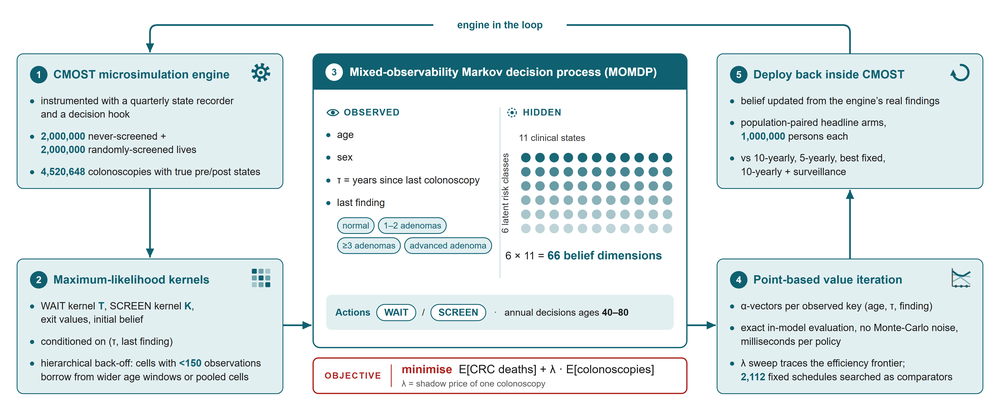
#> input picture paper/ksaim_poster/assets/figures/momdp_pipeline.png, 1000 x 417 px, shrunk from 4800 x 2000 before the run; its folder holds 6 pictures in this run
$ python build_bundle.py
#> lines starting #> are read from the running program, lines starting #| are printed output that depends on the picture
#!/usr/bin/env python3
"""Build the paper2assets-compatible bundle for the KoSAIM 2026 poster.

The upstream `paper2assets` skill is not installed on this machine, so this
script produces the same contract by hand, honestly annotated from the
manuscript (paper/manuscript.md) and its figure table:

  assets/meta/figures.json    figure records with the figure_semantics.v2 contract
  assets/meta/sections.json   section index (normalized JSON)
  assets/meta/narration.json  Listen-button scripts parsed from paper_spec.md
  assets/meta/metadata.json   venue / links / QR manifest
  manifest.json               commit markers (sha256) that select_figures.py +
                              check_poster.py preflight verify

Run from anywhere:  python assets/meta/build_bundle.py
Re-run whenever figures.json content or paper_spec.md audio scripts change.
"""
from __future__ import annotations

import hashlib
import json
import re
from pathlib import Path

from PIL import Image

OUT = Path(__file__).resolve().parent.parent.parent          # .../paper/ksaim_poster
META = OUT / "assets" / "meta"
FIG_DIR = OUT / "assets" / "figures"
SPEC = META / "paper_spec.md"

CODE_URL = "https://github.com/daybreaker95/pbvi_final"

SCHEMA = "figure_semantics.v2"


def rec(file: str, fid: str, label: str, page: int, caption: str,
        roles: list[tuple[str, float, list[str]]],
        relevance: list[tuple[str, float, list[str]]],
        source: str) -> dict:
    """One figures.json record satisfying utils/figure_semantics.semantics_available."""
#> called with file = 'assets/figures/momdp_pipeline.png', fid = 'fig-method-pipeline', label = 'Method schematic', page = 0, source = 'poster_schematic_from_methods'
    path = FIG_DIR / Path(file).name
    width = height = None
    if path.is_file():
        with Image.open(path) as im:
#> im is the input picture: PIL image 1000x417 RGB; mean R, G, B 224.4, 233.7, 235.5
            width, height = im.size
#> width = 1000; height = 417
    role_map = {r: c for r, c, _ in roles}
    primary = min(role_map, key=lambda r: (-role_map[r], r))
    exclusions = []
    for r, c, ev in roles:
        if r in ("method", "result", "ablation") and c >= 0.55:
            exclusions.append({"section_id": "motivation", "role": r,
                               "confidence": c, "evidence": ev})
    return {
        "file": file,
        "path": file,
        "page": page,
        "figure_id": fid,
        "original_label": label,
        "caption_label": label,
        "caption": caption,
        "width": width,
        "height": height,
        "column": "full",
        "caption_provenance": {
            "selected_source": source,
            "quality": {"status": "trusted", "reasons": []},
        },
        "semantic_schema_version": SCHEMA,
        "semantic_eligible": True,
        "semantic_status": "classified",
        "semantic_role": primary,
        "semantic_confidence": role_map[primary],
        "semantic_roles": [{"role": r, "confidence": c, "evidence": ev} for r, c, ev in roles],
        "section_relevance": [{"section_id": s, "confidence": c, "evidence": ev} for s, c, ev in relevance],
        "section_exclusions": exclusions,
    }


FIGURES = [
    rec("assets/figures/momdp_pipeline.png", "fig-method-pipeline", "Method schematic", 0,
        "Pipeline: the instrumented CMOST engine supplies maximum-likelihood kernels for a "
        "mixed-observability MDP, solved by point-based value iteration and deployed back "
        "inside the engine on population-paired arms.",
        roles=[("method", 0.95, ["poster schematic of Sections 2.1-2.6: engine -> kernels -> MOMDP -> PBVI -> deployment"])],
        relevance=[("method", 0.95, ["Methods 2.1-2.6"])],
        source="poster_schematic_from_methods"),
    rec("assets/figures/dp_frontier_c6b.png", "fig-1", "Figure 1", 1,
        "Efficiency frontiers in the engine: CRC deaths (left) and CRC diagnoses (right) per "
        "100,000 versus colonoscopies per person for the adaptive policy family, the guideline "
        "schedules, the best fixed schedules and the surveillance-augmented programmes.",
        roles=[("result", 0.95, ["Figure 1 caption: efficiency frontiers in the engine; Table 4 headline arms"])],
        relevance=[("key-result", 0.95, ["Section 3.3"])],
        source="manuscript_figure_table"),
    rec("assets/figures/dp_validation_c6b.png", "fig-2", "Figure 2", 2,
        "Model versus engine decision-time prevalence of early adenoma, advanced adenoma and "
        "undetected cancer by age in men, under 10-yearly screening (left) and no screening (right).",
        roles=[("dataset", 0.70, ["Figure 2 caption: model reproduces the engine's prevalence trajectories (Section 3.1 validation)"]),
               ("method", 0.50, ["validates the reduced model of Section 2"]),
               ("result", 0.40, ["Table 1 model-vs-engine agreement"])],
        relevance=[("dataset-benchmark", 0.70, ["Section 3.1"]), ("method", 0.50, ["Section 2"])],
        source="manuscript_figure_table"),
    rec("assets/figures/dp_policy_c6b_lam0.001561.png", "fig-3", "Figure 3", 3,
        "Screening ages of the headline policy along canonical observation paths and by known "
        "risk class, by sex.",
        roles=[("qualitative", 0.80, ["Figure 3 caption: what the policy does (Section 3.4)"]),
               ("result", 0.60, ["Table 6 screening ages"]),
               ("method", 0.40, ["illustrates the solved policy"])],
        relevance=[("what-the-policy-does", 0.85, ["Section 3.4"]), ("key-result", 0.60, ["Table 6"])],
        source="manuscript_figure_table"),
    rec("assets/figures/dp_riskscore_c6b.png", "fig-4", "Figure 4", 4,
        "Value of a baseline risk score against its discrimination at matched colonoscopy "
        "volume (left) and the engine arms on the efficiency plane (right).",
        roles=[("result", 0.80, ["Figure 4 caption: Section 3.6 score ladder and engine arms"]),
               ("ablation", 0.45, ["information vs adaptivity 2x2 (Table 9)"])],
        relevance=[("risk-information-vs-adaptivity", 0.85, ["Section 3.6"]), ("key-result", 0.70, ["Tables 8-9"])],
        source="manuscript_figure_table"),
    rec("assets/figures/dp_adherence_c6b.png", "fig-5", "Figure 5", 5,
        "CRC mortality and colonoscopy use versus attendance probability for the fixed "
        "programme (with and without recall) and the adaptive policy.",
        roles=[("result", 0.85, ["Figure 5 caption: Section 3.7 adherence scenarios (Table 10)"]),
               ("ablation", 0.60, ["robustness analysis"])],
        relevance=[("robustness", 0.90, ["Section 3.7"]), ("ablation-study", 0.60, ["Table 10"]), ("key-result", 0.65, ["Table 10"])],
        source="manuscript_figure_table"),
    rec("assets/figures/dp_per_colonoscopy_c6b.png", "fig-6", "Figure 6", 6,
        "Deaths and diagnoses averted per 1000 colonoscopies, all headline arms and the "
        "surveillance-augmented programmes.",
        roles=[("result", 0.75, ["Figure 6 caption: per-colonoscopy efficiency, Table 4 columns"])],
        relevance=[("key-result", 0.75, ["Table 4"])],
        source="manuscript_figure_table"),
]
#> call 2 of rec, with file = 'assets/figures/dp_frontier_c6b.png', fid = 'fig-1', label = 'Figure 1', page = 1, source = 'manuscript_figure_table'
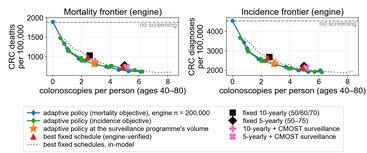
#> input picture paper/ksaim_poster/assets/figures/dp_frontier_c6b.png, 367 x 153 px, shrunk from 1760 x 736 before the run
#> in rec, im is the input picture: PIL image 367x153 RGBA; mean R, G, B, A 235.3, 235.7, 235.2, 255
#> call 3 of rec, with file = 'assets/figures/dp_validation_c6b.png', fid = 'fig-2', label = 'Figure 2', page = 2, source = 'manuscript_figure_table'
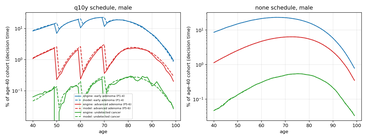
#> input picture paper/ksaim_poster/assets/figures/dp_validation_c6b.png, 367 x 140 px, shrunk from 1760 x 672 before the run
#> in rec, im is the input picture: PIL image 367x140 RGBA; mean R, G, B, A 245.5, 245.5, 244.9, 255
#> call 4 of rec, with fid = 'fig-3', label = 'Figure 3', page = 3, source = 'manuscript_figure_table'
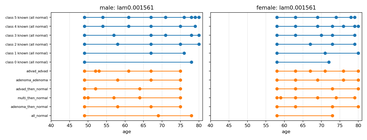
#> input picture paper/ksaim_poster/assets/figures/dp_policy_c6b_lam0.001561.png, 367 x 140 px, shrunk from 1760 x 672 before the run
#> in rec, im is the input picture: PIL image 367x140 RGBA; mean R, G, B, A 244.1, 243.3, 242.1, 255
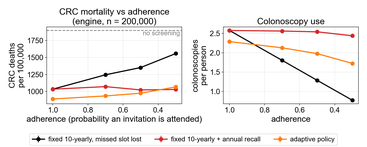
#> input picture paper/ksaim_poster/assets/figures/dp_adherence_c6b.png, 367 x 147 px, shrunk from 1760 x 704 before the run
#> in rec, im is the input picture: PIL image 367x147 RGBA; mean R, G, B, A 241.2, 239, 238.1, 255
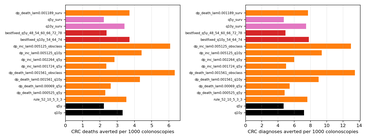
#> input picture paper/ksaim_poster/assets/figures/dp_per_colonoscopy_c6b.png, 367 x 140 px, shrunk from 1760 x 672 before the run
#> in rec, im is the input picture: PIL image 367x140 RGBA; mean R, G, B, A 240.6, 217.1, 203.3, 255

SEMANTIC_COMMIT_FIELDS = (
    "file", "page", "caption", "caption_provenance", "figure_id",
    "semantic_schema_version", "semantic_eligible", "semantic_status",
    "semantic_role", "semantic_confidence", "semantic_roles",
    "section_exclusions", "section_relevance",
)


def sha(b: bytes) -> str:
    return hashlib.sha256(b).hexdigest()


def kebab(name: str) -> str:
    return re.sub(r"[^a-z0-9]+", "-", name.lower()).strip("-")


SECTION_IDS = {
    "Problem": "problem", "Motivation": "motivation", "Contribution": "contribution",
    "Method": "method", "Dataset / Benchmark": "dataset-benchmark", "Key Result": "key-result",
    "Ablation Study": "ablation-study", "Headline Numbers": "headline-numbers", "Takeaway": "takeaway",
}


def parse_spec() -> tuple[list[dict], list[dict], str]:
    """Return (sections, narration_sections, title) parsed from paper_spec.md."""
    if not SPEC.is_file():
        return [], [], ""
    text = SPEC.read_text(encoding="utf-8")
    title = ""
    m = re.search(r"^#\s+(.+)$", text, re.M)
    if m:
        title = m.group(1).strip()
    sections, narration = [], []
    tm = re.search(r"\*\*title_audio_script:\*\*\s*(.+)", text)
    if tm:
        narration.append({"id": "title", "heading": "Title", "text": tm.group(1).strip()})
    for block in re.split(r"^## ", text, flags=re.M)[1:]:
        heading, _, body = block.partition("\n")
        heading = heading.strip()
        name = heading.replace("Custom: ", "").strip()
        sid = SECTION_IDS.get(name, kebab(name))
        sections.append({"id": sid, "heading": name, "custom": heading.startswith("Custom:")})
        am = re.search(r"\*\*Audio script:\*\*\s*(.+)", body)
        if am:
            narration.append({"id": sid, "heading": name, "text": am.group(1).strip()})
    return sections, narration, title


def main() -> None:
    META.mkdir(parents=True, exist_ok=True)
    sections, narration, title = parse_spec()

    figures_payload = FIGURES
    (META / "figures.json").write_text(
        json.dumps(figures_payload, indent=2, ensure_ascii=False) + "\n", encoding="utf-8")
    projection = [{k: r.get(k) for k in SEMANTIC_COMMIT_FIELDS} for r in figures_payload]
    fig_digest = sha(json.dumps(projection, ensure_ascii=False, sort_keys=True,
                                separators=(",", ":")).encode("utf-8"))

    sections_payload = {"schema": "paper2assets.sections.v1", "title": title, "sections": sections}
    sections_bytes = (json.dumps(sections_payload, indent=2, ensure_ascii=False) + "\n").encode("utf-8")
    (META / "sections.json").write_bytes(sections_bytes)

    narration_payload = {"provider": "edge", "voice": None, "sections": narration}
    narration_bytes = (json.dumps(narration_payload, indent=2, ensure_ascii=False) + "\n").encode("utf-8")
    (META / "narration.json").write_bytes(narration_bytes)

    qr_path = "assets/qr/code.png"
    metadata = {
        "title": title,
        "venue": "KoSAIM",
        "year": "2026",
        "emails": [],
        "code_url": CODE_URL,
        "project_url": "",
        "paper_url": "",
        "arxiv_id": "",
        "doi": "",
        "qr": ([{"path": qr_path, "label": "Code", "url": CODE_URL}]
               if (OUT / qr_path).is_file() else []),
    }
    (META / "metadata.json").write_text(json.dumps(metadata, indent=2, ensure_ascii=False) + "\n",
                                        encoding="utf-8")

    hashes = {"figures": fig_digest, "sections": sha(sections_bytes), "narration": sha(narration_bytes)}
    package_generation = sha("\n".join(f"{n}:{d}" for n, d in sorted(hashes.items())).encode("utf-8"))
    manifest = {
        "schema": "paper2assets.manifest.v2",
        "producer": "build_bundle.py (hand-built; paper2assets not installed)",
        "title": title,
        "source": "paper/manuscript.md",
        "figure_semantics_generation": fig_digest,
        "artifacts": {
            "figures": {"path": "assets/meta/figures.json", "hash_scope": "semantic-selection-fields", "sha256": fig_digest},
            "sections": {"path": "assets/meta/sections.json", "hash_scope": "normalized-json", "sha256": hashes["sections"]},
            "narration": {"path": "assets/meta/narration.json", "hash_scope": "normalized-json", "sha256": hashes["narration"]},
        },
        "package_generation": package_generation,
    }
    (OUT / "manifest.json").write_text(json.dumps(manifest, indent=2, ensure_ascii=False) + "\n",
                                       encoding="utf-8")
    missing = [r["file"] for r in figures_payload if not (OUT / r["file"]).is_file()]
#> missing = ['assets/figures/dp_riskscore_c6b.png']
    print(f"bundle written to {OUT}")
    print(f"  figures: {len(figures_payload)} records; missing on disk: {missing or 'none'}")
#|   figures: 7 records; missing on disk: ['assets/figures/dp_riskscore_c6b.png']
    print(f"  sections: {len(sections)}; narration clips: {len(narration)}")


if __name__ == "__main__":
    main()
